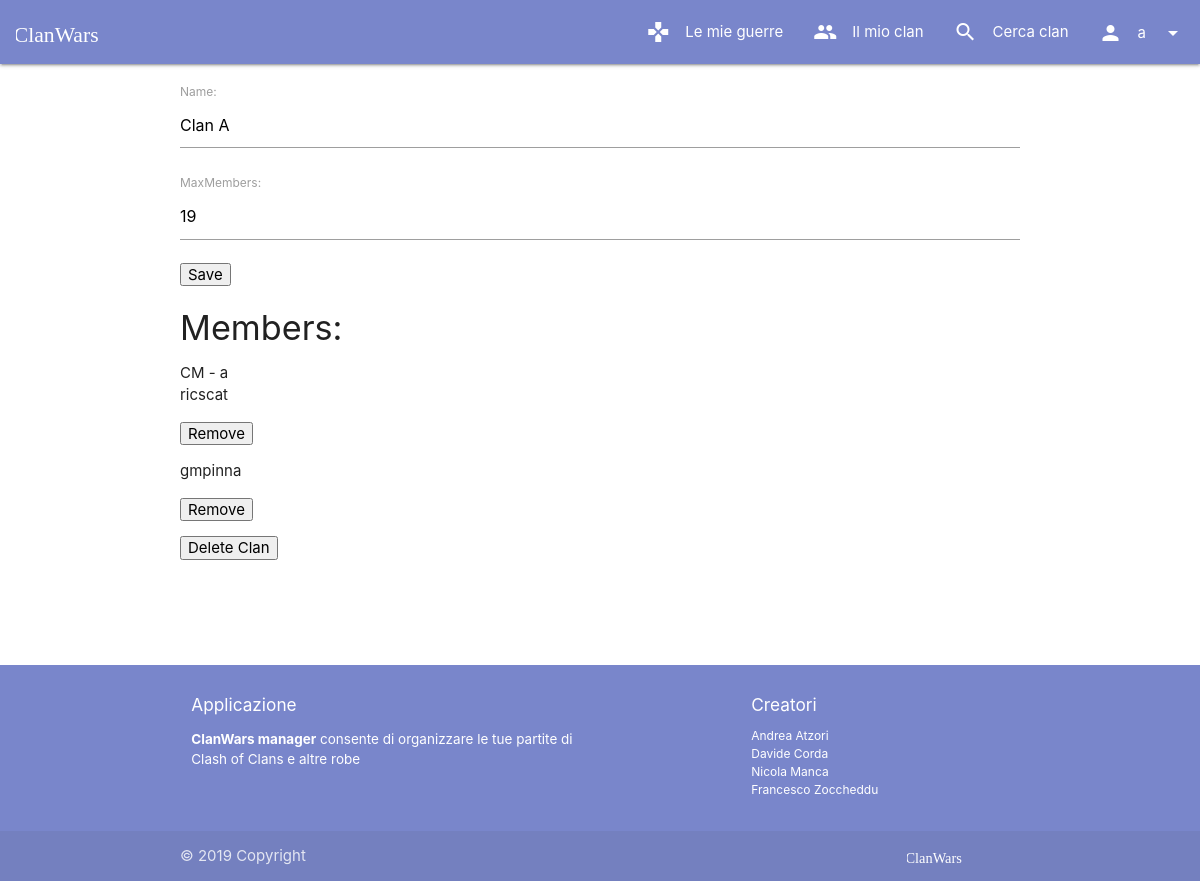
The page /clans/update (signed in) on the database its author committed.
### manager/models.py (models this page shows, shortened)
class User(AbstractUser):
    clan = models.ForeignKey("Clan", on_delete=models.SET_NULL, null=True, blank=True, related_name="members")

class Clan(models.Model):
    name = models.CharField(max_length=30)
    clanMaster = models.OneToOneField(User, on_delete=models.CASCADE, related_name="+", null=False, blank=False)
    maxMembers = models.PositiveSmallIntegerField(default=20, validators=[MinValueValidator(1), MaxValueValidator(50)])
    def get_absolute_url(self):
        return reverse("clans_details", kwargs={'pk': self.pk})

### manager/views/clans.py (the view)
# urls.py: path(r'update', login_required(ClanUpdateView.as_view()), name='clans_update'),
class ClanUpdateView(UpdateView):
    template_name = "clans/update.html"
    form_class = ClanForm
    context_object_name = "clan"
    def get_object(self):
        clan = self.request.user.clan
        if self.request.user != clan.clanMaster:
            raise PermissionDenied()
        return clan

### manager/forms.py
class ClanForm(forms.ModelForm):
    class Meta:
        model = Clan
        fields = ['name', 'maxMembers']

### manager/templatetags/toasts.py (called while the page is built)
@register.simple_tag
def toast_if(condition, message, icon=None):
    return mark_safe(toast(message, icon) if condition else "")

### manager/templates/clans/update.html (shortened to what this page needs)
{% extends "base.html" %}
{% block content %}
    <form method="POST">
        {{form.as_p}}
        <p>
            <input type="submit" value="Save"/>
        </p>
    </form>
    <h4>Members:</h4>
    <ul>
        {% for member in clan.members.all %}
            <li>
                {% if clan.clanMaster == member%}
                    CM -
                {% endif %}
                {{member.username}}
                {% if clan.clanMaster != member %}
                    <form method="POST" action="{% url 'clans_kick' member.username%}">
                        <p>
                            <input type="submit" value="Remove"/>
                        </p>
                    </form>
                {% endif %}
            </li>
        {% endfor %}
    </ul>
    <form method="POST" action="{% url 'clans_delete'%}">
        <p>
            <input type="submit" value="Delete Clan"/>
        </p>
    </form>
    {% load toasts %}
{% endblock %}

### manager/templates/commons/navbar.html (shortened to what this page needs)
{% load static %}
<nav>
    <div class="nav-wrapper">
        <a href="{% url 'home' %}" class="brand-logo">
            <img class="logo-img" src="{% static "images/logotype.svg" %}">
        </a>
        <ul class="right hide-on-med-and-down">
            {% if request.user.is_authenticated %}
            {% if request.user.clan is not None %}
            <li class="waves-effect">
                <a href="{% url 'wars_list' %}">
                    <i class="material-icons left">gamepad</i>
                    Le mie guerre
                </a>
            </li>
            {% endif %}
            <li class="waves-effect">
                {% if request.user.clan is not None %}
                <a href="{{user.clan.get_absolute_url}}">
                    <i class="material-icons left">people</i>
                    Il mio clan
                </a>
                {% else %}
                <a href="{% url 'clans_create' %}">
                    <i class="material-icons left">add</i>
                    Crea clan
                </a>
                {% endif %}
            </li>
            {% endif %}
            <li class="waves-effect">
                <a href="{% url 'clans_list' %}">
                    <i class="material-icons left">search</i>
                    Cerca clan
                </a>
            </li>
            {% if request.user.is_authenticated %}
            <li>
                <a class="dropdown-trigger waves-effect no-autoinit" href="#!" data-target="logout-dropdown">
                    <i class="material-icons left">person</i>
                    {{user.username}}
                    <i class="material-icons right">arrow_drop_down</i>
                </a>
            </li>
            {% endif %}
        </ul>
    </div>
</nav>

### manager/static/css/style.css (style rules this page uses)
.logo-img { max-height: 64px !important; padding: 15px 0 !important; margin-left: 0.5em; margin-right: 0.5em; }
body { display: flex; min-height: 100vh; flex-direction: column; }

### rows shown on the page
User: username "a", shows "CM -"
Clan: name "Clan A", maxMembers "19"
User: username "ricscat"
User: username "gmpinna"
